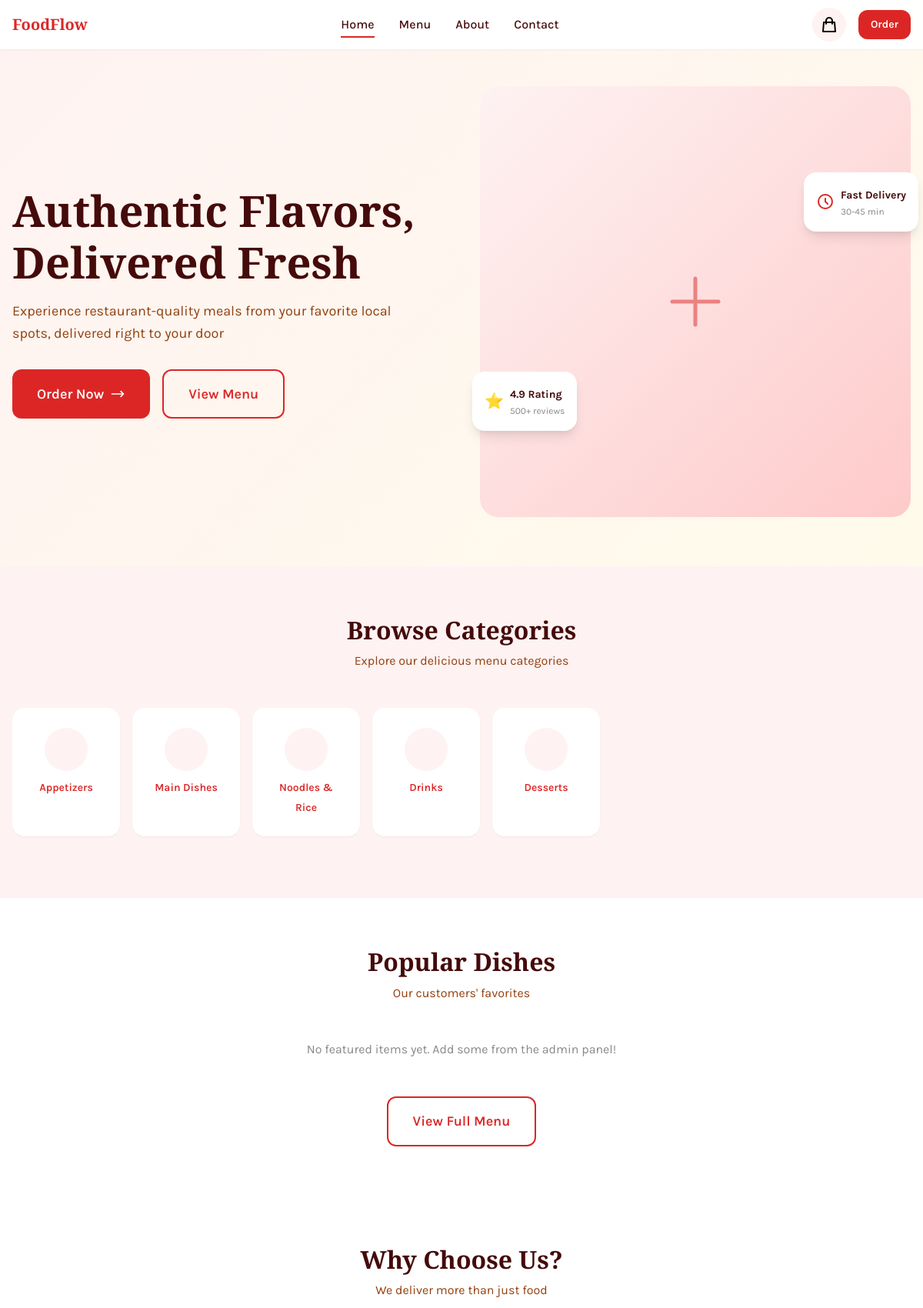
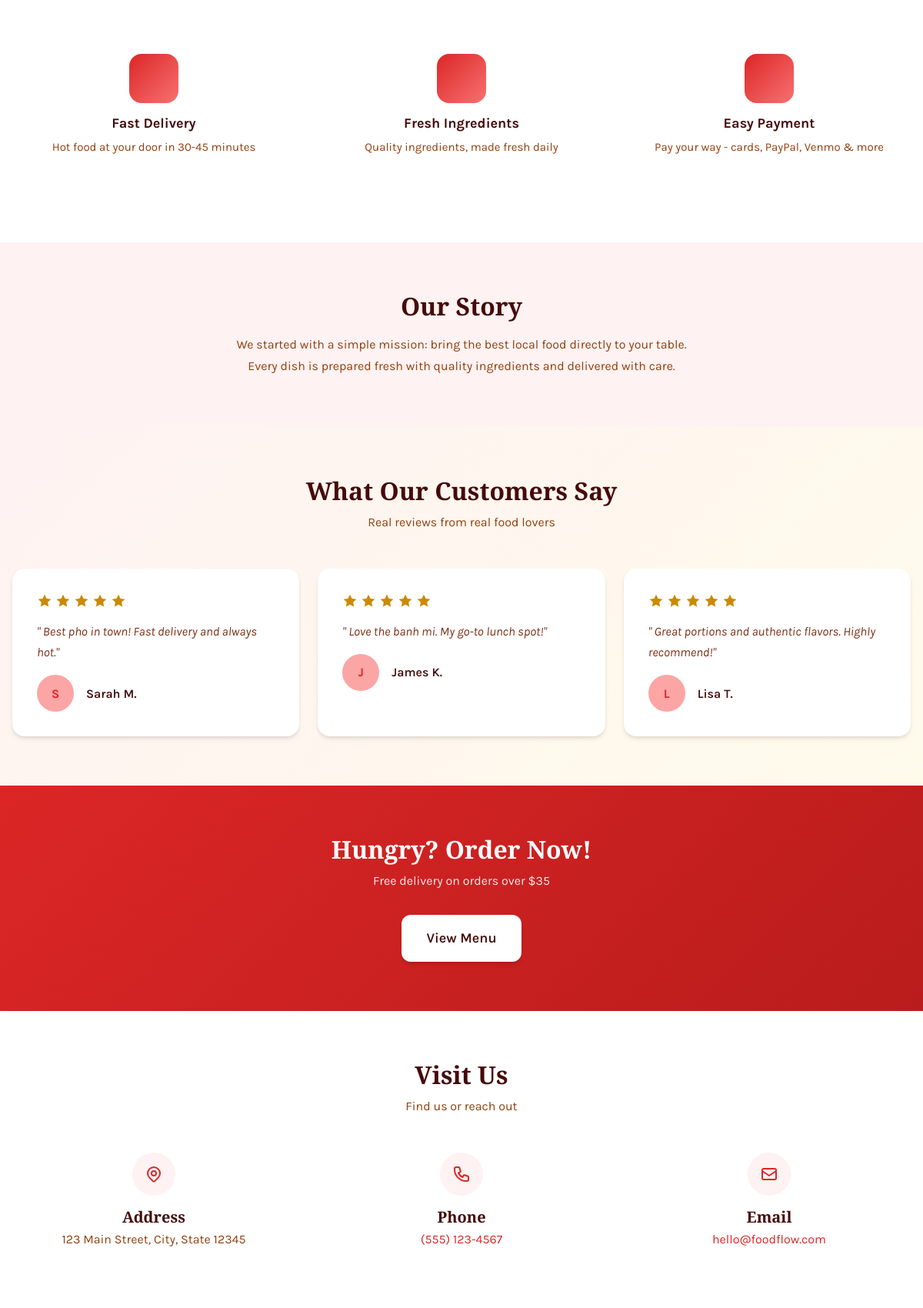
The page / (upper part) on the database its author committed (2 pictures, top to bottom).
### tables this page shows
CREATE TABLE IF NOT EXISTS `categories` (
    `id` INT PRIMARY KEY AUTO_INCREMENT,
    `name` VARCHAR(100) NOT NULL,
    `description` TEXT,
    `image` VARCHAR(255),
    `icon` VARCHAR(50),
    `sort_order` INT DEFAULT 0,
    `is_active` TINYINT(1) DEFAULT 1,
    `created_at` TIMESTAMP DEFAULT CURRENT_TIMESTAMP,
    `updated_at` TIMESTAMP DEFAULT CURRENT_TIMESTAMP ON UPDATE CURRENT_TIMESTAMP
);

### index.php (the view, shortened to what the rows shown need)
<?php
require_once __DIR__ . '/includes/functions.php';
$hero = getLandingContent('hero');
$about = getLandingContent('about');
$cta = getLandingContent('cta');
$categories = getCategories();
?>
<!DOCTYPE html>
<html lang="en">
<head>
    <link rel="stylesheet" href="assets/css/style.css">
</head>
<body>
    <section id="home" class="hero">
        <div class="hero-container">
            <div class="hero-content">
                <h1 class="hero-title">
                    <?= htmlspecialchars($hero['title'] ?? 'Authentic Flavors, Delivered Fresh') ?>
                </h1>
            </div>
        </div>
    </section>
    <section class="categories">
        <div class="section-container">
            <div class="section-header">
                <h2 class="section-title">Browse Categories</h2>
            </div>
            <div class="categories-grid">
                <?php foreach ($categories as $category): ?>
                    <a href="menu.php?category=<?= $category['id'] ?>" class="category-card">
                        <div class="category-icon">
                        </div>
                        <span class="category-name">
                            <?= htmlspecialchars($category['name']) ?>
                        </span>
                    </a>
                <?php endforeach; ?>
            </div>
        </div>
    </section>
    <section id="menu-preview" class="featured-menu" style="padding: var(--space-3xl) 0; background: white;">
        <div class="section-container">
            <div class="section-header">
                <h2 class="section-title">Popular Dishes</h2>
            </div>
        </div>
    </section>
    <section class="features">
        <div class="section-container">
            <div class="section-header">
                <h2 class="section-title">Why Choose Us?</h2>
            </div>
        </div>
    </section>
    <section id="about" style="padding: var(--space-3xl) 0; background: var(--color-bg);">
        <div class="section-container">
            <div style="display: grid; grid-template-columns: 1fr; gap: var(--space-2xl); align-items: center;">
                <div style="text-align: center;">
                    <h2 class="section-title" style="margin-bottom: var(--space-md);">
                        <?= htmlspecialchars($about['title'] ?? 'Our Story') ?>
                    </h2>
                </div>
            </div>
        </div>
    </section>
    <section class="testimonials">
        <div class="section-container">
            <div class="section-header">
                <h2 class="section-title">What Our Customers Say</h2>
            </div>
        </div>
    </section>
    <section class="cta-section">
        <div class="section-container">
            <h2 class="cta-title">
                <?= htmlspecialchars($cta['title'] ?? 'Hungry? Order Now!') ?>
            </h2>
        </div>
    </section>
    <section id="contact" style="padding: var(--space-3xl) 0; background: white;">
        <div class="section-container">
            <div class="section-header">
                <h2 class="section-title">Visit Us</h2>
            </div>
        </div>
    </section>
</body>
</html>

### rows shown on the page
categories: name "Appetizers"
categories: name "Main Dishes"
categories: name "Noodles & Rice"
categories: name "Drinks"
categories: name "Desserts"

### other values the page prints
$storeName "FoodFlow"
$hero['title'] "Authentic Flavors, Delivered Fresh"
$hero['subtitle'] "Experience restaurant-quality meals from your favorite local spots, delivered right to your door"
$hero['cta_text'] "Order Now"
$feature['title'] "Fast Delivery"
$feature['desc'] "Hot food at your door in 30-45 minutes"
$feature['title'] "Fresh Ingredients"
$feature['desc'] "Quality ingredients, made fresh daily"
$feature['title'] "Easy Payment"
$feature['desc'] "Pay your way - cards, PayPal, Venmo & more"
$about['title'] "Our Story"
$about['description'] "We started with a simple mission: bring the best local food directly to your table. Every dish is prepared fresh with quality ingredients and delivered with care."
$testimonial['text'] "Best pho in town! Fast delivery and always hot."
substr($testimonial['name'], 0, 1) "S"
$testimonial['name'] "Sarah M."
